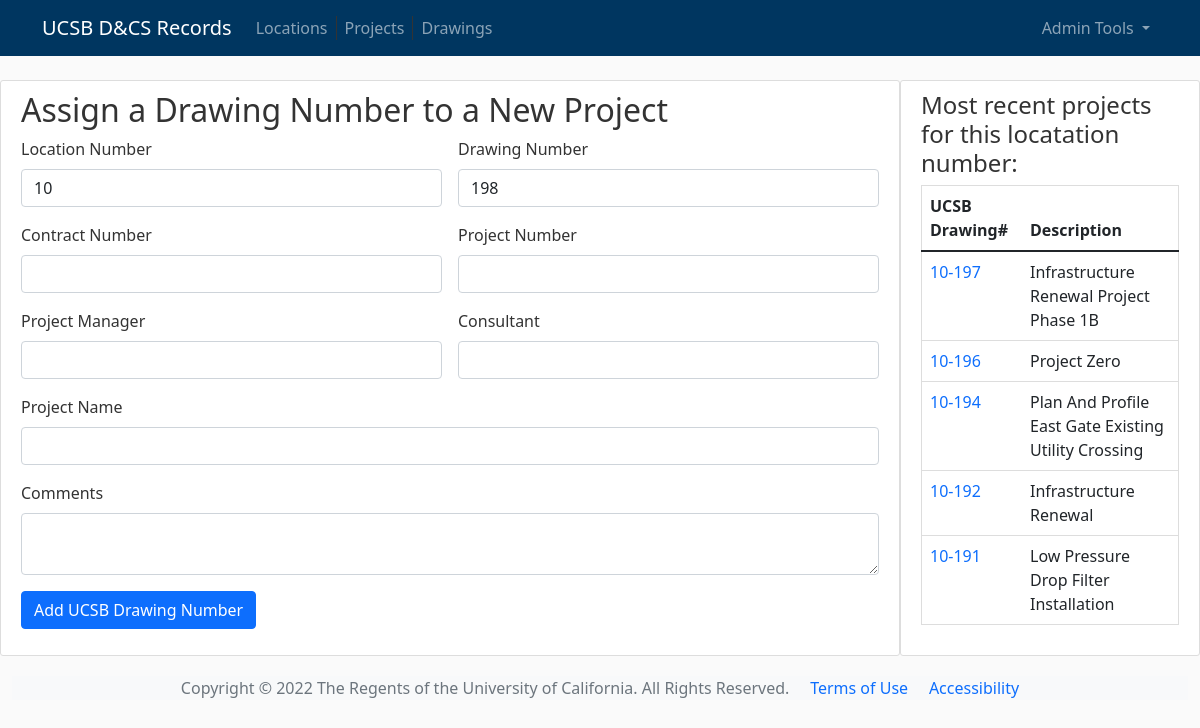
Page /create/10 (signed in) on the earlier database version.
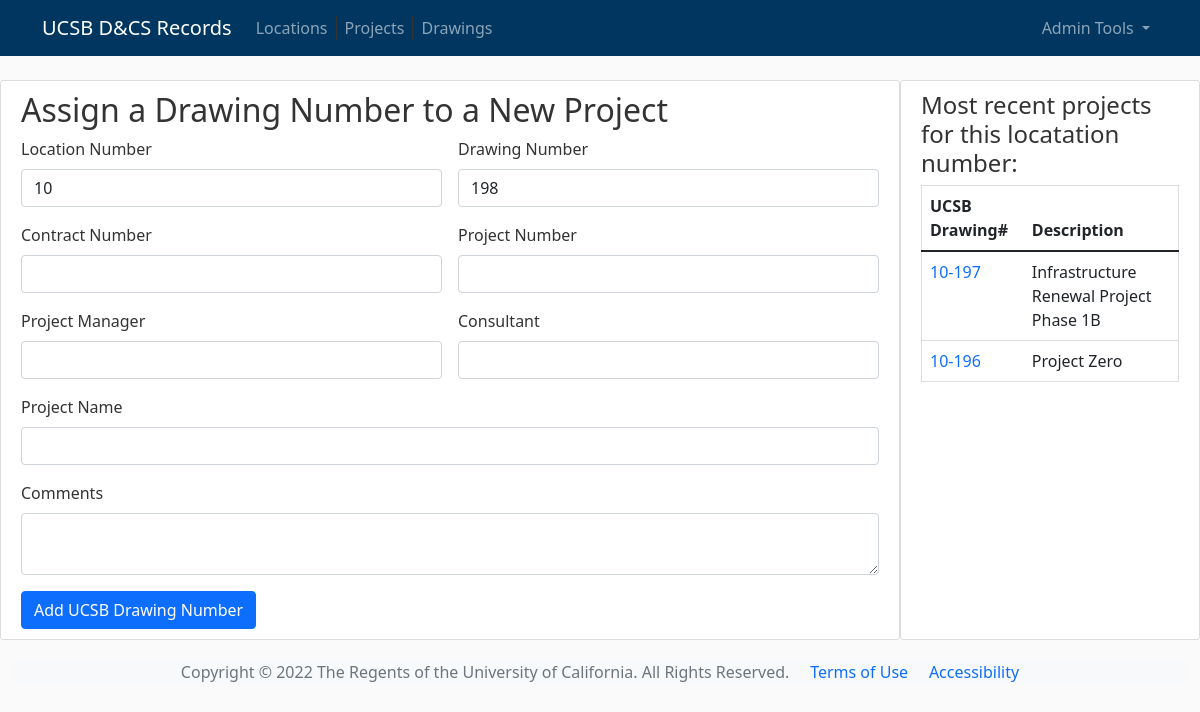
Same page on the later database version.
### flaskdraw/models.py (models this page shows, shortened)
class Drawfile(db.Model):
    id = db.Column(db.Integer, primary_key=True)
    locnum = db.Column(db.Integer, nullable=False)
    drawnum = db.Column("drawnum", db.Integer, nullable=False)
    contractnum = db.Column(db.String(50), nullable=True)
    projectnum = db.Column(db.String(10), nullable=True)
    projectmngr = db.Column(db.String(100), nullable=True)
    mainconsult = db.Column(db.String(100), nullable=True)
    title = db.Column(db.Text, nullable=False)
    comments = db.Column(db.Text, nullable=True)
    date = db.Column(db.Date)

### flaskdraw/bp_projects/routes.py (the view, shortened to what this page needs)
@bp_projects.route("/create/", methods=("GET", "POST"))
@bp_projects.route("/create/<int:locnum>", methods=("GET", "POST"))
@login_required  # login required for this page
def newproject(locnum):
    form = ProjectForm()
    project_count = Drawfile.query.filter(Drawfile.locnum == locnum).count()
    if project_count == 0:
        last_drawnum = None
        next_drawnum = None
    else:
        last_drawnum = (
            Drawfile.query.order_by(Drawfile.drawnum.desc())
            .filter(Drawfile.locnum == locnum)
            .options(db.load_only("drawnum"))
            .limit(1)
            .one()
        )
        next_drawnum = last_drawnum.drawnum + 1
    drawings = (
        Drawfile.query.order_by(Drawfile.locnum.asc(), Drawfile.drawnum.desc())
        .filter(Drawfile.locnum == locnum)
        .limit(5)
        .all()
    )
    return render_template(
        "newproject.html",
        drawings=drawings,
        form=form,
        sidebar="addproject",
        locnum=locnum,
        next_drawnum=next_drawnum,
    )

### flaskdraw/bp_projects/forms.py
class ProjectForm(FlaskForm):
    locnum = IntegerField("Location Number", validators=[InputRequired()])
    drawnum = IntegerField("Drawing Number", validators=[InputRequired()])
    contractnum = StringField("Contract Number", validators=[Length(max=50)])
    projectnum = StringField("Project Number", validators=[Length(max=10)])
    projectmngr = StringField(
        "Project Manager", validators=[InputRequired(), Length(min=3, max=100)]
    )
    mainconsult = StringField(
        "Consultant", validators=[InputRequired(), Length(min=3, max=100)]
    )
    title = StringField(
        "Project Name", validators=[InputRequired(), Length(min=10, max=100)]
    )
    comments = TextAreaField("Comments", validators=[Length(max=200)])
    daterecorded = DateField(validators=[DataRequired()])

### flaskdraw/models.py (called while the page is built)
@login_manager.user_loader
def load_user(user_id):
    return User.query.get(int(user_id))

### flaskdraw/templates/newproject.html (shortened to what this page needs)
{% extends 'base.html' %}
{% block content%}
<div class="content ">
    <h2>Assign a Drawing Number to a New Project</h2>
    <form method="post" class="row g-3">
        <div class="col-md-6">
            <label for="locnum" class="form-label" for="locnum">Location Number</label>
            <input type="number" name="locnum" value="{{ locnum }}" id="locnum" class="form-control">
        </div>
        <div class="col-md-6">
            <label for="drawnum" class="form-label" for="drawnum">Drawing Number</label>
            <input type="number" name="drawnum" value="{{ next_drawnum }}" id="drawnum" class="form-control">
        </div>
        <div class="col-md-6">
            <label class="form-label">{{ form.contractnum.label }}</label>
            {{ form.contractnum(class_="form-control") }}
        </div>
        <div class="col-md-6">
            <label class="form-label">{{ form.projectnum.label }}</label>
            {{ form.projectnum(class_="form-control") }}
        </div>
        <div class="col-md-6">
            <label class="form-label">{{ form.projectmngr.label }}</label>
            {{ form.projectmngr(class_="form-control") }}
        </div>
        <div class="col-md-6">
            <label class="form-label">{{ form.mainconsult.label }}</label>
            {{ form.mainconsult(class_="form-control") }}
        </div>
        <div class="col-12">
            <label class="form-label">{{ form.title.label }}</label>
            {{ form.title(class_="form-control") }}
        </div>
        <div class="col-12">
            <label class="form-label">{{ form.comments.label }}</label>
            {{ form.comments(class_="form-control") }}
        </div>
        <div class="col-12">
            <button type="submit" class="btn btn-primary">Add UCSB Drawing Number</button>
        </div>
    </form>
</div>
{% endblock content%}

### flaskdraw/templates/base.html (shortened to what the changed rows need)
<!doctype html>
<html lang="en">
<head>
    <link rel="stylesheet" href="https://cdn.jsdelivr.net/npm/bootstrap@5.1.3/dist/css/bootstrap.min.css"
>
    <link rel="stylesheet" href="https://cdn.datatables.net/1.12.0/css/dataTables.bootstrap5.min.css">
    <link rel="stylesheet" type="text/css" href="{{ url_for('static', filename='base.css') }}">
</head>
<body>
    <main role="main" class="container-fluid">
        <div class="row">
            <div class="col-md-9 order-first content-section">
                {% block content %}{% endblock %}
            </div>
            <div class="col-md-3 order-last content-section">
                {% if sidebar == 'drawingsearch' %}
                <h4>Search For Drawings:</h4>
                <form method="post" class="row g-3">
                    {{ form.csrf_token }}
                    <div class="col-md-6">
                        <label class="form-label">{{ form.locnum.label }}</label>
                        {{ form.locnum(class_="form-control") }}
                        {% if form.locnum.errors %}
                        <ul class="errors">
                            {% for error in form.locnum.errors %}
                            <li>{{ error }}</li>
                            {% endfor %}
                        </ul>
                        {% endif %}
                    </div>
                    <div class="col-md-6">
                        <label class="form-label">{{ form.drawnum.label }}</label>
                        {{ form.drawnum(class_="form-control") }}
                        {% if form.drawnum.errors %}
                        <ul class="errors">
                            {% for error in form.drawnum.errors %}
                            <li>{{ error }}</li>
                            {% endfor %}
                        </ul>
                        {% endif %}
                    </div>
                    <div class="col-12">
                        <label class="form-label">{{ form.project_title.label }}</label>
                        {{ form.project_title(class_="form-control") }}
                        {% if form.project_title.errors %}
                        <ul class="errors">
                            {% for error in form.project_title.errors %}
                            <li>{{ error }}</li>
                            {% endfor %}
                        </ul>
                        {% endif %}
                    </div>
                    <div class="col-12">
                        <label class="form-label">{{ form.sheet_title.label }}</label>
                        {{ form.sheet_title(class_="form-control") }}
                        {% if form.sheet_title.errors %}
                        <ul class="errors">
                            {% for error in form.sheet_title.errors %}
                            <li>{{ error }}</li>
                            {% endfor %}
                        </ul>
                        {% endif %}
                    </div>
                    <div class="col-md-6">
                        <label class="form-label">{{ form.sheet_number.label }}</label>
                        {{ form.sheet_number(class_="form-control") }}
                        {% if form.sheet_number.errors %}
                        <ul class="errors">
                            {% for error in form.sheet_number.errors %}
                            <li>{{ error }}</li>
                            {% endfor %}
                        </ul>
                        {% endif %}
                    </div>
                    <div class="col-md-6">
                        <label class="form-label">{{ form.discipline.label }}</label>
                        {{ form.discipline(class_="form-control") }}
                        {% if form.discipline.errors %}
                        <ul class="errors">
                            {% for error in form.discipline.errors %}
                            <li>{{ error }}</li>
                            {% endfor %}
                        </ul>
                        {% endif %}
                    </div>
                    <div class="col-12">
                        <button type="submit" class="btn btn-primary">Search</button>
                    </div>
                </form>
                    {% elif sidebar == 'addproject' %}
                <table class="table content-section">
                    <thead>
                        <tr>
                            <th scope="col">UCSB Drawing#</th>
                            <th scope="col">Description</th>
                        </tr>
                    </thead>
                    <tbody>
                        {% for draw in drawings %}
                        <tr>
                            <td scope="row"><a
                                    href="{{ url_for('bp_projects.project', locnum=draw.locnum, drawnum=draw.drawnum) }}">
                                    {{ draw.locnum }}-{{ draw.drawnum }}</a></td>
                            <td>{{ draw.title }}</td>
                        </tr>
                        {% endfor %}
                    </tbody>
                </table>
                {% endif %}
            </div>
        </div>
    </main>
</body>
</html>

Differences in the rows shown:
no longer on this page (row edited): Drawfile: locnum "10", drawnum "194", title "Plan And Profile East Gate Existing Utility Crossing"
no longer on this page (row edited): Drawfile: locnum "10", drawnum "192", title "Infrastructure Renewal"
no longer on this page (row edited): Drawfile: locnum "10", drawnum "191", title "Low Pressure Drop Filter Installation"
